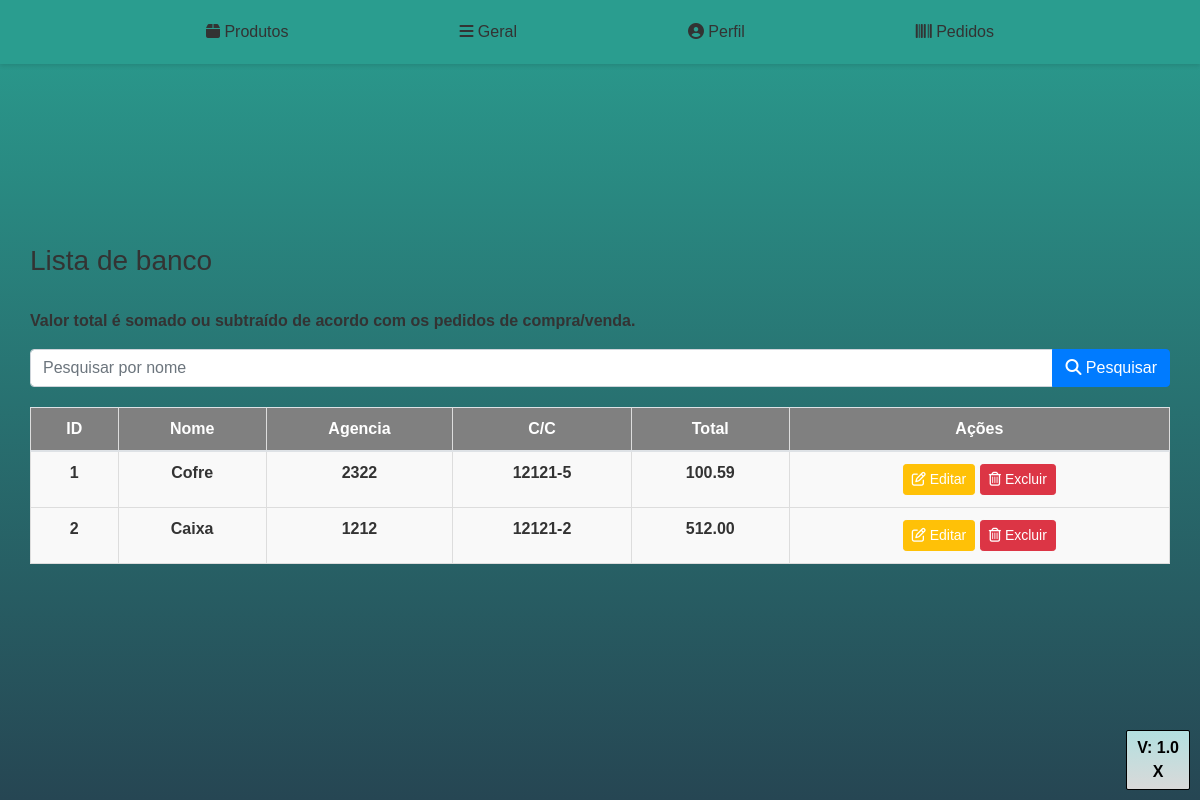
/listar_banco.php (signed in), run on the app's committed database.
### tables this page shows
CREATE TABLE `banco` (
  `idBanco` int(5) NOT NULL,
  `nomeBanco` varchar(150) NOT NULL,
  `agencia` varchar(20) NOT NULL,
  `cc` varchar(50) NOT NULL,
  `valor_banco` decimal(10,2) DEFAULT NULL
);

### validacao.php (called while the page is built, shortened)
<?php
include_once 'conexao.php';
$usuarioLogado = $_SESSION["usuario"];
$sql = "SELECT NivelUsuario FROM usuario WHERE IdUsuario = $usuarioLogado AND Status = 'Ativo'";
$retorno = mysqli_query($conexao, $sql);
$array = mysqli_fetch_array($retorno);
$nivel = $array['NivelUsuario'];
?>

### iniciar_sessao.php (called while the page is built, shortened)
<?php
include_once('conexao.php');
include_once 'validacao.php';
?>

### listar_banco.php (the view, shortened to what this page needs)
<?php
include_once 'iniciar_sessao.php';
include_once 'head.php';
?>
<!DOCTYPE html>
<html lang="en">
<head>
</head>
<body>
<?php include_once('menu.php'); ?>
    <div style="padding:20px 0" class="container">
        <h3 style="margin-bottom:30px">Lista de banco</h3>
        <p>Valor total é somado ou subtraído de acordo com os pedidos de compra/venda.</p>
        <form method="GET" action="" style="margin-bottom: 20px;">
            <div class="input-group">
                <input type="text" class="form-control" placeholder="Pesquisar por nome" name="pesquisar" value="<?= isset($_GET['pesquisar']) ? $_GET['pesquisar'] : '' ?>">
                <div class="input-group-append">
                    <button class="btn btn-primary" type="submit"><i class="fas fa-search"></i> Pesquisar</button>
                </div>
            </div>
        </form>
        <?php
        include_once 'conexao.php';
        $registrosPorPagina = 10;
        $paginaAtual = isset($_GET['pagina']) ? $_GET['pagina'] : 1;
        $offset = ($paginaAtual - 1) * $registrosPorPagina;
        $pesquisar = isset($_GET['pesquisar']) ? $_GET['pesquisar'] : '';
        $sql = "SELECT idBanco, nomeBanco, agencia, cc, valor_banco FROM `banco` WHERE nomeBanco LIKE '%$pesquisar%' OR agencia LIKE '%$pesquisar%' OR cc LIKE '%$pesquisar%' LIMIT $offset, $registrosPorPagina";
        $retorno = mysqli_query($conexao, $sql);
        ?>
        <table class="table">
            <thead>
                <tr>
                    <th scope="col">ID</th>
                    <th scope="col">Nome</th>
                    <th scope="col">Agencia</th>
                    <th scope="col">C/C</th>
                    <th scope="col">Total</th>
                    <th scope="col">Ações</th>
                </tr>
            </thead>
            <tbody>
                <?php
                while ($array = mysqli_fetch_array($retorno, MYSQLI_ASSOC)) {
                    $idBanco = $array['idBanco'];
                    $nomeBanco = $array['nomeBanco'];
                    $agencia= $array['agencia'];
                    $cc = $array['cc'];
                    $valor_banco = $array['valor_banco'];
                ?>
                    <tr>
                        <td><?= $idBanco ?></td>
                        <td><?= $nomeBanco ?></td>
                        <td><?= $agencia ?></td>
                        <td><?= $cc ?></td>
                        <td><?= $valor_banco ?></td>
                        <td>
                        <?php
            if ($nivel == 1){
                            ?>
                       <a class="btn-editar btn btn-sm btn-warning" href="editar_banco.php?id=<?= $idBanco ?>"
                                role="button"><i class="far fa-edit"></i> Editar</a>
                            <a class="btn-editar btn btn-sm btn-danger" href="excluir_banco.php?id=<?= $idBanco ?>"
                                role="button"><i class="far fa-trash-alt"></i> Excluir</a>
                        </td>
                        <?php }
                        ?>
                    </tr>
                <?php } ?>
            </tbody>
        </table>
    </div>
    <?php include_once 'footer.php'?>
</body>
</html>

### css/estilo.css (style rules this page uses)
.btn-editar { color: #fff !important; }

### listar_banco.php (style rules this page uses)
body { background: linear-gradient(to bottom, #2a9d8f, #264653); color: black; font-family: Arial, sans-serif; margin: 0; padding: 20px; min-height: 100vh; box-sizing: border-box; display: flex; flex-direction: column; justify-content: center; }
p { font-size: 16px; line-height: 1.6; font-weight: bold; }
th,tr,td { text-align: center; border: 1px solid #ddd; font-weight: bold; }
th, td { padding: 10px; border: 1px solid #ddd; }
th { background-color: grey; color: white; font-weight: bold; text-align: center; }
td { background-color: #f9f9f9; font-weight: bold; text-align: center; }

### menu.php (style rules this page uses)
body { font-family: 'Arial', sans-serif; margin: 0; padding: 0; background: linear-gradient(to bottom, #2a9d8f, #264653); color: #333; font-weight: bold; }

### data on the page
banco: idBanco "1", nomeBanco "Cofre", agencia "2322", cc "12121-5", valor_banco "100.59"
banco: idBanco "2", nomeBanco "Caixa", agencia "1212", cc "12121-2", valor_banco "512.00"
